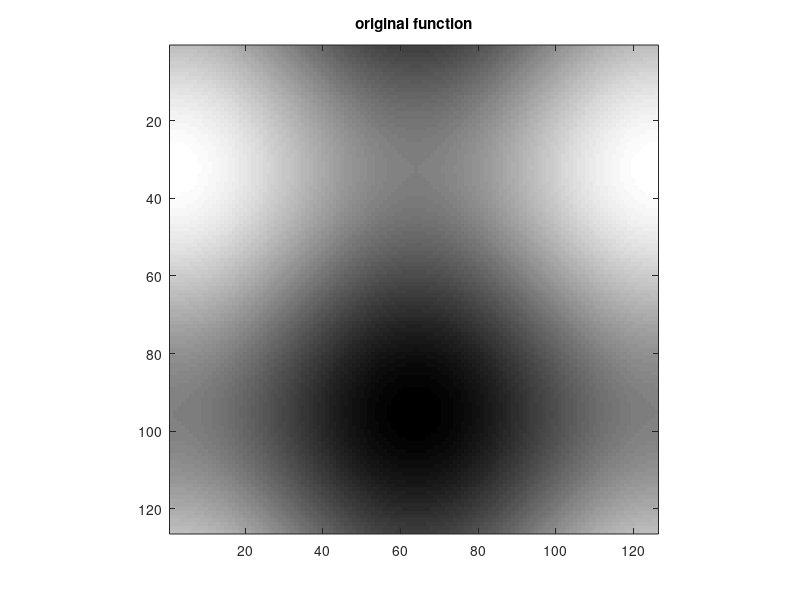
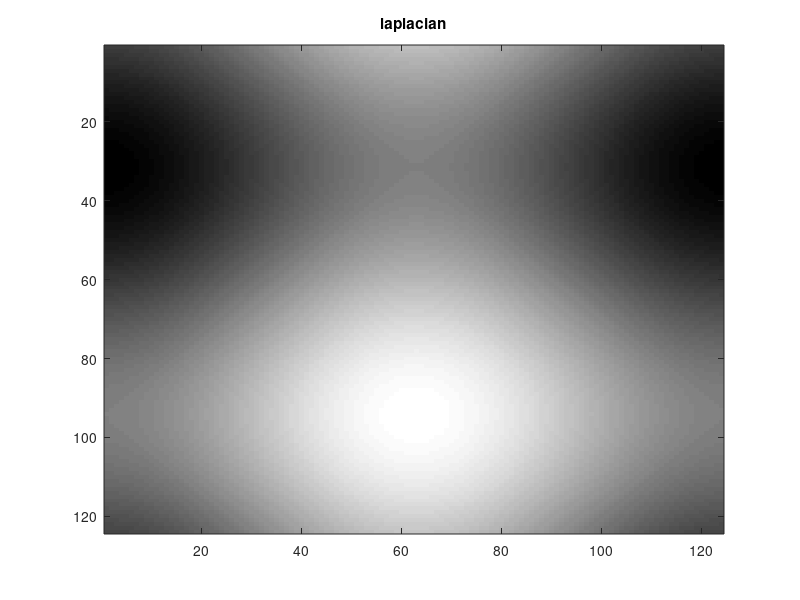
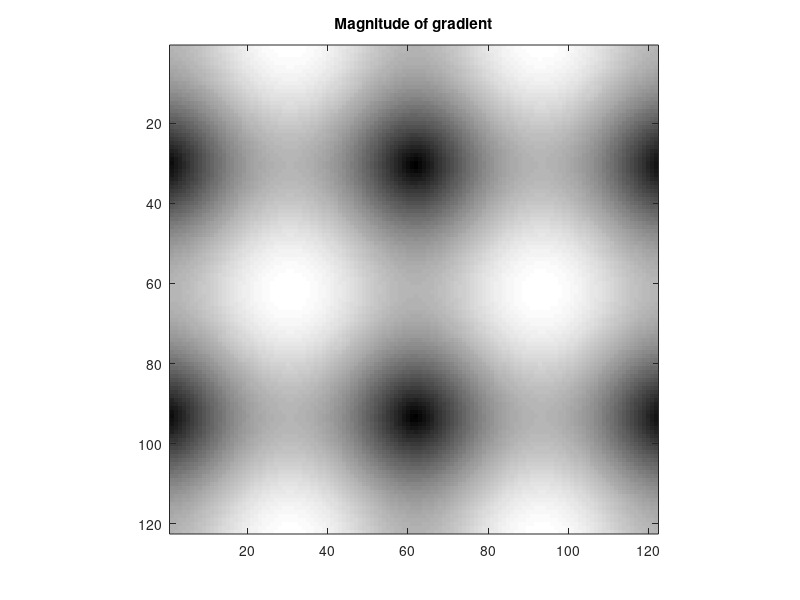
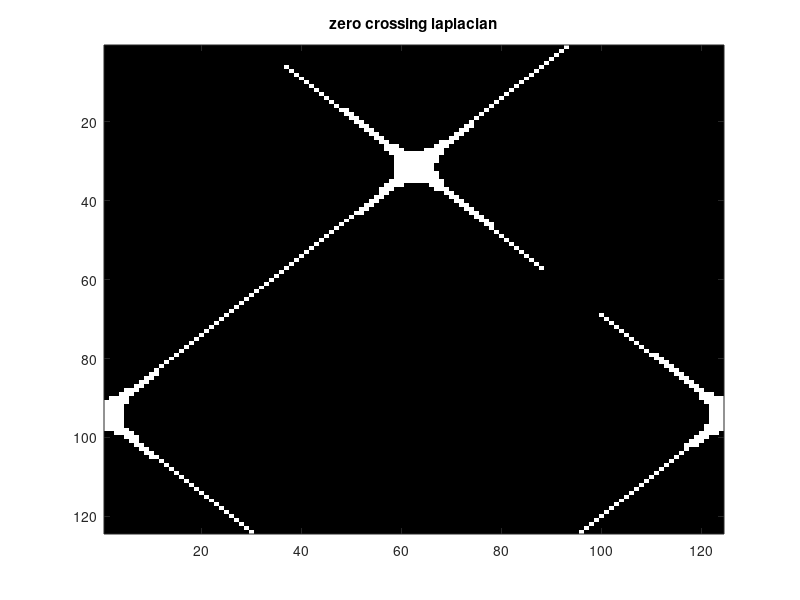

Write the MATLAB code that produced these figures, in order.
%Created by Yael Mathov
%Using convolution to find Laplacian or Magnitude of the function: cos(x) + sin(y)

%create and display the function cos(x) + sin(y)
%0 <= x,y <= 2*pi
[x,y] = meshgrid(0 : 0.05 : 2*pi);

f = cos(x) + sin(y);

figure(1)
imagesc(f)
colormap('gray')
axis image
title('original function');

%% Finding the Laplacian 
%Define a 3X3 Laplacian kernel
lapKernel = [0,1,0 ; 1,-4,1 ; 0,1,0];

%convolution between the kernel and the function f
laplacian = (1 / 50) * conv2(f , lapKernel , 'valid');

figure(2)
imagesc(laplacian)
colormap('gray')
title('laplacian');

%% Findinf the Gradient and Magnitude
%Define a 3X3 Derivation kernel, one to derive by y and one to derive by x
DrvKernelY = [-2 -2 -2 -2 -2; -1 -1 -1 -1 -1; 0 0 0 0 0; 1 1 1 1 1; 2 2 2 2 2];
DrvKernelX = DrvKernelY';
 
%Derivation using convolution
yDerivation = (1/50)*conv2(f, DrvKernelY,'valid');
xDerivation = (1/50)*conv2(f, DrvKernelX,'valid');

magnitude = (((yDerivation.^2)+(xDerivation.^2)).^0.5);

figure(3)
imagesc(magnitude)
colormap('gray')
axis image
title('Magnitude of gradient');

%% Finding Zero crossing
%Zero crossing for Laplacian
oneMatrix = ones( size(laplacian) );
betteLap = (oneMatrix ./ (1+ abs(laplacian)));

figure(4)
imagesc(im2bw(betteLap , 0.999999) )
title('zero crossing laplacian');
colormap('gray')